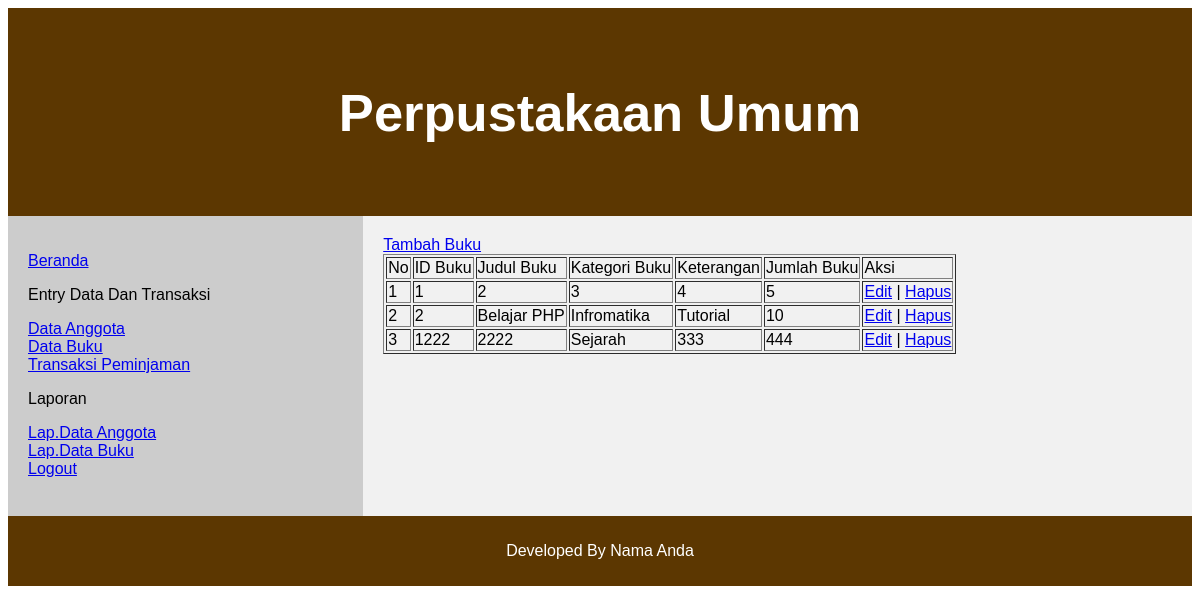
Page /data-buku.php on the committed database.
### tables this page shows
CREATE TABLE `buku` (
  `id_buku` int(10) NOT NULL,
  `judul_buku` varchar(100) NOT NULL,
  `kategori_buku` varchar(100) NOT NULL,
  `keterangan` text NOT NULL,
  `jumlah_buku` int(10) NOT NULL
);

### data-buku.php (the view, shortened to what this page needs)
<html>
<head>
</head>
<body>
<?php
include "header.php";
?>
  <article>
  <a href="form-tambah-buku.php">Tambah Buku</a>
    <table border="1px">
    <tr>
        <td>No</td>
        <td>ID Buku</td>
        <td>Judul Buku</td>
        <td>Kategori Buku</td>
        <td>Keterangan</td>
        <td>Jumlah Buku</td>
        <td>Aksi</td>
    </tr>
    <?php
    include "config/koneksi.php";
    $no = 1;
    $sql_buku  = mysqli_query($koneksi, "SELECT * FROM buku");
    while($data_buku = mysqli_fetch_array($sql_buku)){
    ?>
    <tr>
        <td><?php echo $no++; ?></td>
        <td><?php echo $data_buku['id_buku']; ?></td>
        <td><?php echo $data_buku['judul_buku']; ?></td>
        <td><?php echo $data_buku['kategori_buku']; ?></td>
        <td><?php echo $data_buku['keterangan']; ?></td>
        <td><?php echo $data_buku['jumlah_buku']; ?></td>
        <td><a href="form-edit-buku.php?id_buku=<?php echo $data_buku['id_buku']; ?>">Edit</a> | <a href="aksi-hapus-buku.php?id_buku=<?php echo $data_buku['id_buku']; ?>"> Hapus</a> </td>
    </tr>
    <?php } ?>
    </table>
  </article>
</section>
<footer>
  <p>Developed By Nama Anda</p>
</footer>
</body>
</html>

### header.php
<header>
	<h2>Perpustakaan Umum</h2>
</header>
<section>
	<nav>
		<ul>
			<a href="index.php">Beranda</a>
			<p class="label-navigasi">Entry Data Dan Transaksi</p>
			<ul>
				<li><a href="data-anggota.php">Data Anggota</a></li>
				<li><a href="data-buku.php">Data Buku</a></li>
				<li><a href="transaksi-peminjaman.php">Transaksi Peminjaman</a></li>
			</ul>
			<p class="label-navigasi">Laporan</p>
			<ul>
				<li><a href="laporan-anggota.php" target="_blank">Lap.Data Anggota</a></li>
				<li><a href="laporan-buku.php" target="_blank">Lap.Data Buku</a></li>
				<li><a href="logout.php">Logout</a></li>
				</ul>
		</ul>
	</nav>

### data-buku.php (style rules this page uses)
* { box-sizing: border-box; }
body { font-family: Arial, Helvetica, sans-serif; }
header { background-color: #5C3701; padding: 30px; text-align: center; font-size: 35px; color: white; }
nav { float: left; width: 30%; height: 300px; background: #ccc; padding: 20px; }
nav ul { list-style-type: none; padding: 0; }
article { float: left; padding: 20px; width: 70%; background-color: #f1f1f1; height: 300px; }
section::after { content: ""; display: table; clear: both; }
footer { background-color: #5C3701; padding: 10px; text-align: center; color: white; }

### rows in the picture
buku: id_buku "1", judul_buku "2", kategori_buku "3", keterangan "4", jumlah_buku "5"
buku: id_buku "2", judul_buku "Belajar PHP", kategori_buku "Infromatika", keterangan "Tutorial", jumlah_buku "10"
buku: id_buku "1222", judul_buku "2222", kategori_buku "Sejarah", keterangan "333", jumlah_buku "444"
